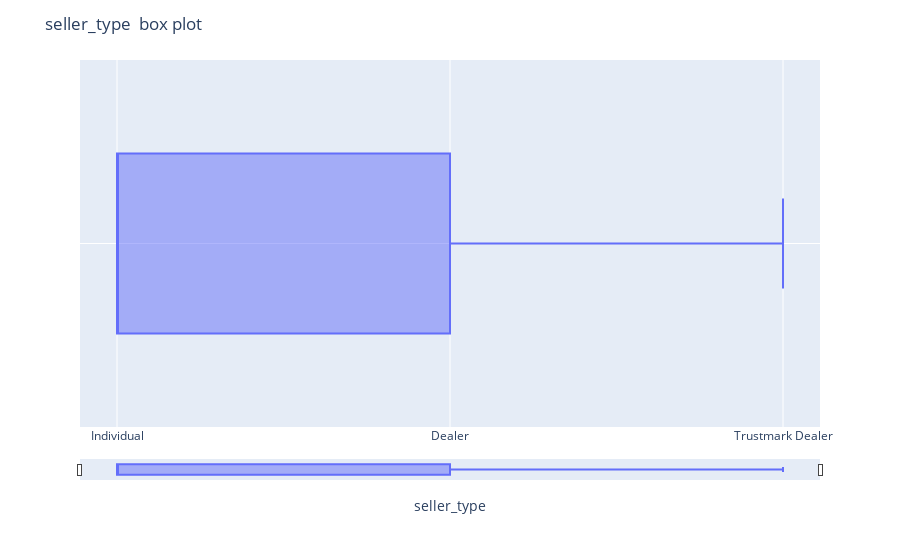

Notebook code cell kept with this figure:
### Code cell
import plotly.express as px

# Filter the dataframe so that it does not crash the browser
df_filtered = final_dataset.head(1000)

# Construct the graph and style it. Further customize your graph by editing this code.
# See Plotly Documentation for help: https://plotly.com/python/plotly-express/
fig = px.box(df_filtered, x='seller_type', points='outliers')
fig.update_layout(
    title='seller_type  box plot', 
    xaxis = dict(
        showgrid=True, 
        rangeslider = dict(
            visible=True, 
            thickness=0.05
        )
    ), 
    yaxis = dict(
        showgrid=True
    ), 
    legend = dict(
        orientation='v'
    ), 
    paper_bgcolor='#FFFFFF'
)
fig.show()

### Figure 1 — Plotly figure (JSON) as saved in the notebook; plotly's stock layout.template omitted (floating-point values rounded to 4 significant figures; data arrays with more than 128 entries replaced by an {"elided": "..."} marker saying what was removed)
{"data": [{"alignmentgroup": "True", "boxpoints": "outliers", "hovertemplate": "seller_type=%{x}<extra></extra>", "legendgroup": "", "marker": {"color": "#636efa"}, "name": "", "notched": false, "offsetgroup": "", "orientation": "h", "showlegend": false, "type": "box", "x": {"elided": "1000 str values"}, "x0": " ", "xaxis": "x", "y0": " ", "yaxis": "y"}], "layout": {"boxmode": "group", "legend": {"orientation": "v", "tracegroupgap": 0}, "margin": {"t": 60}, "paper_bgcolor": "#FFFFFF", "title": {"text": "seller_type  box plot"}, "xaxis": {"anchor": "y", "domain": [0, 1], "rangeslider": {"thickness": 0.05, "visible": true}, "showgrid": true, "title": {"text": "seller_type"}}, "yaxis": {"anchor": "x", "domain": [0, 1], "showgrid": true}}}
